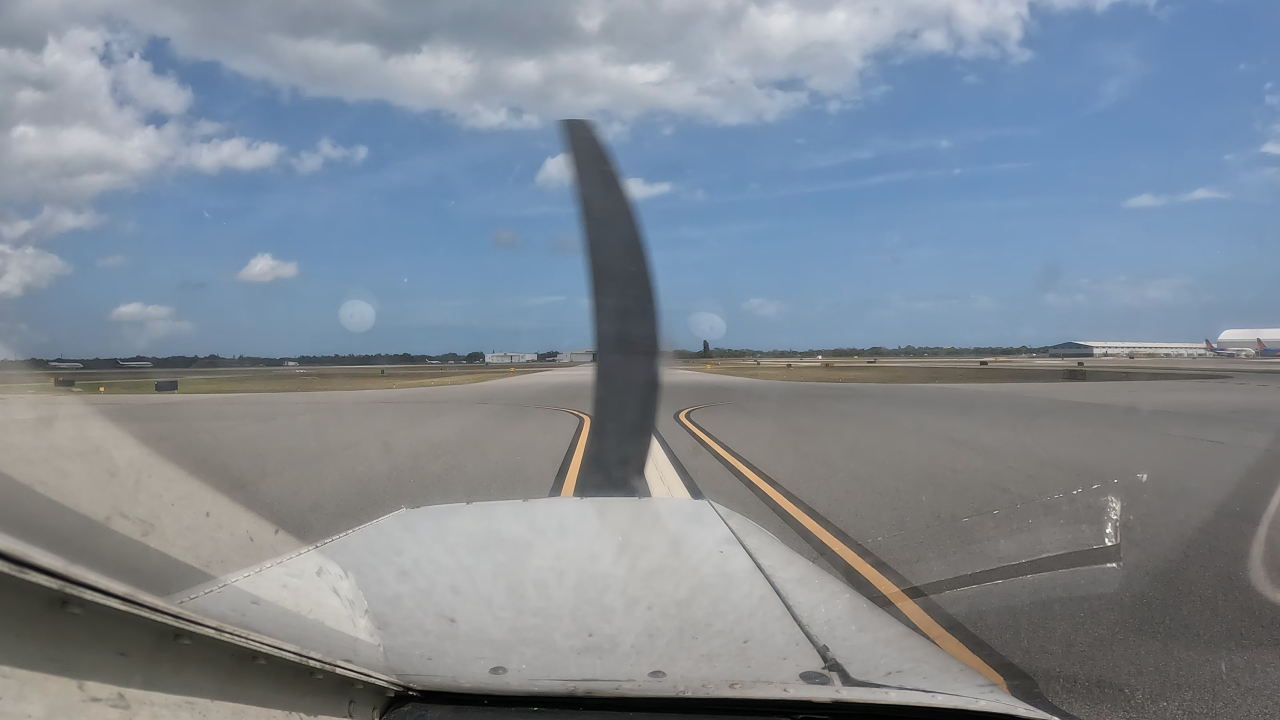
#> input picture outputs/vidd_1/large_roi/annotated/00001.jpg, 3840 x 2160 px (shown at 1/3 size)
$ python -i kmeans_roi.py   (imports and definitions only)
#> lines starting #> are read from the running program, lines starting #| are printed output that depends on the picture; after the words box and inside, x2 and y2 are one past the last pixel; in counts of white or black regions, pixels touching at a corner belong together
#> further down, picture is the input picture: shape (2160, 3840, 3); mean B, G, R 148.8, 137.9, 128.1

from pathlib import Path
import json
import time

import cv2
import numpy as np
from sklearn.cluster import MiniBatchKMeans


VIDEOS = ["vidd_1", "vidd_2", "vidd_3"]

INPUT_ROOT = Path("data/Raw_Data")
OUTPUT_DIR = Path("outputs/kmeans")
# [1 line not run here, left out]

N_CLUSTERS = 16
MAX_DIM = 960
RANDOM_STATE = 42


def detect_roi(image):
    start = time.perf_counter()

    height, width = image.shape[:2]
#> height = 2160; width = 3840

    # Resize for faster clustering
    scale = min(1.0, MAX_DIM / max(width, height))
#> scale = 0.25

    if scale < 1.0:
        small = cv2.resize(
            image,
            None,
            fx=scale,
            fy=scale,
            interpolation=cv2.INTER_AREA
        )
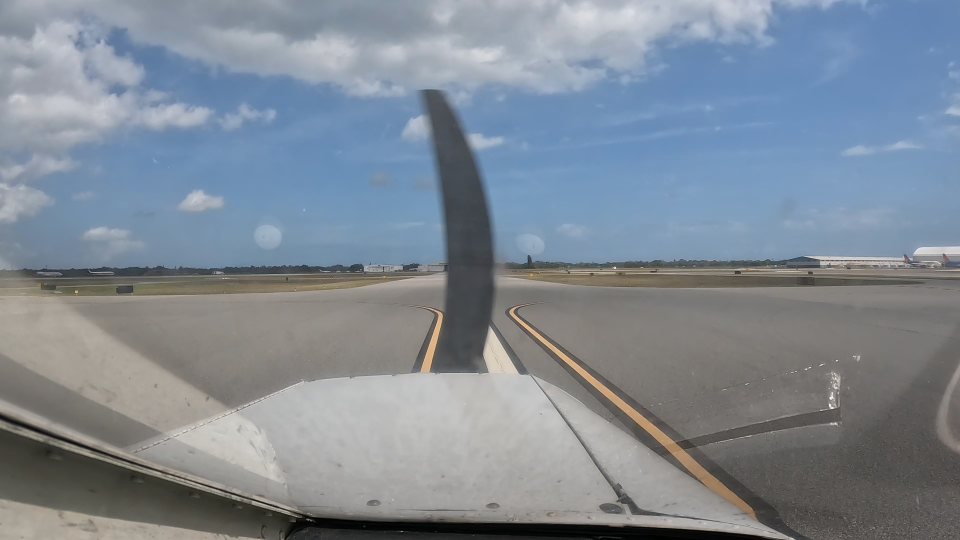
#> small: shape (540, 960, 3); mean B, G, R 148.8, 137.9, 128.1
    else:
        small = image.copy()

    h, w = small.shape[:2]
#> h = 540; w = 960

    # Convert image to LAB color space
    lab = cv2.cvtColor(small, cv2.COLOR_BGR2LAB)
#> lab: shape (540, 960, 3); mean of channels 0, 1, 2 144.9, 127.4, 121.3
    pixels = lab.reshape(-1, 3).astype(np.float32)

    # K-Means clustering
    model = MiniBatchKMeans(
        n_clusters=N_CLUSTERS,
        random_state=RANDOM_STATE,
        batch_size=4096,
        n_init=3
    )

    labels = model.fit_predict(pixels).reshape(h, w)
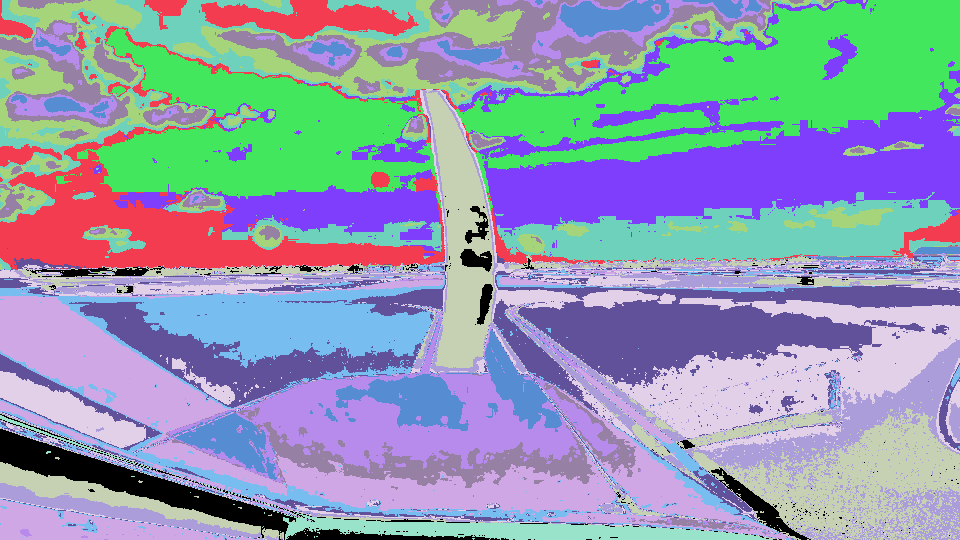
#> labels: shape (540, 960) int32; 16 distinct labels, from 0 to 15; one colour per label, 0 black

    # HSV reference for identifying yellow-like clusters
    hsv = cv2.cvtColor(small, cv2.COLOR_BGR2HSV)
#> hsv: shape (540, 960, 3); mean H, S, V 64.4, 45.2, 153.1

    yellow_reference = cv2.inRange(
        hsv,
        np.array([10, 45, 70], dtype=np.uint8),
        np.array([45, 255, 255], dtype=np.uint8)
    )
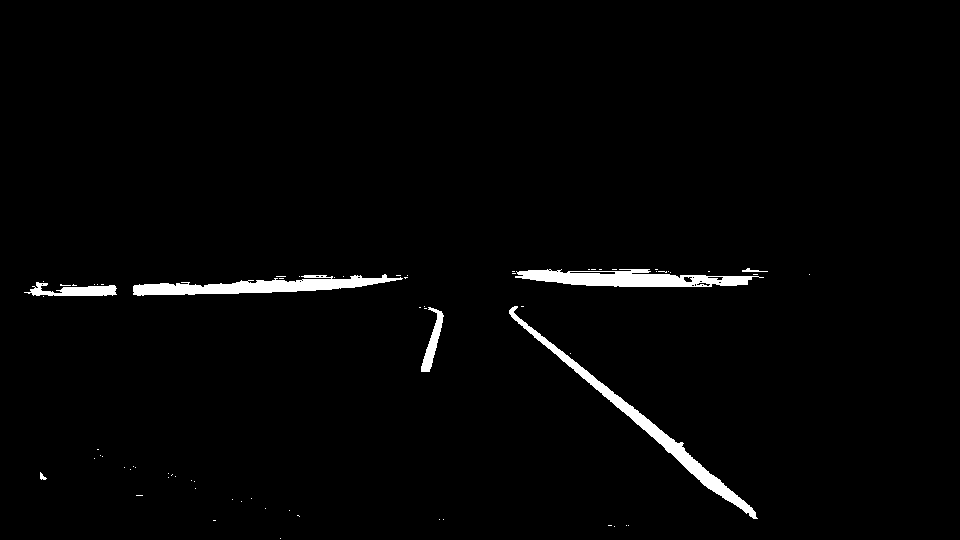
#> yellow_reference: shape (540, 960); 2% white; 71 white regions (64 under 20 px), largest, box (x1, y1, x2, y2) and area: (509, 306, 758, 519) 3029, (133, 274, 403, 296) 2803, (515, 269, 764, 287) 2769

    # Ignore upper part of image (mostly sky)
    yellow_reference[:int(h * 0.45), :] = 0

    if cv2.countNonZero(yellow_reference) < 30:
        raise ValueError("Too few yellow candidate pixels")

    # Score each cluster by its proportion of yellow pixels
    scores = []

    for cluster_id in range(N_CLUSTERS):
        cluster_mask = labels == cluster_id

        cluster_size = np.count_nonzero(cluster_mask)

        yellow_count = np.count_nonzero(
            cluster_mask & (yellow_reference > 0)
        )

        score = yellow_count / max(cluster_size, 1)
        scores.append(score)
#> this loop made 16 passes
#> (cluster_size, yellow_count, score) on passes 1 to 12: (13074, 50, 0.00382), (31577, 0, 0), (40494, 974, 0.0241), (36070, 412, 0.0114), (39058, 2937, 0.0752), (6497, 0, 0), (16340, 101, 0.00618), (51362, 0, 0), (27343, 881, 0.0322), (28643, 0, 0), (26674, 2621, 0.0983), (23190, 0, 0)
#> pass 1, in detect_roi, `cluster_mask = labels == cluster_id`:
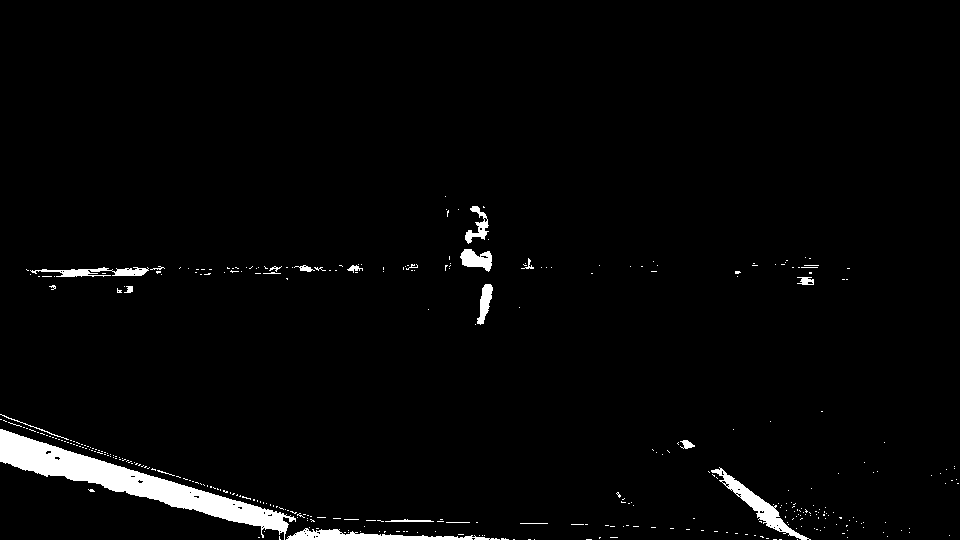
#> cluster_mask: shape (540, 960) bool; 2.5% white; 370 white regions (347 under 20 px), largest, box (x1, y1, x2, y2) and area: (0, 429, 296, 540) 7197, (711, 467, 811, 540) 1215, (286, 528, 500, 540) 1157
#> pass 3, in detect_roi, `cluster_mask = labels == cluster_id`:
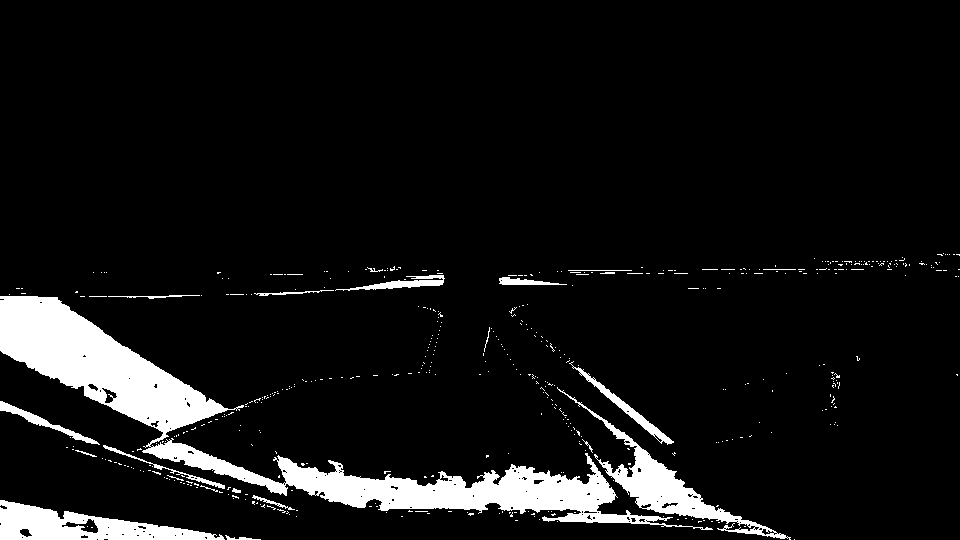
#> cluster_mask: shape (540, 960) bool; 7.8% white; 494 white regions (472 under 20 px), largest, box (x1, y1, x2, y2) and area: (0, 296, 713, 530) 26626, (557, 387, 791, 540) 4498, (0, 500, 225, 540) 4446
#> after the loop:
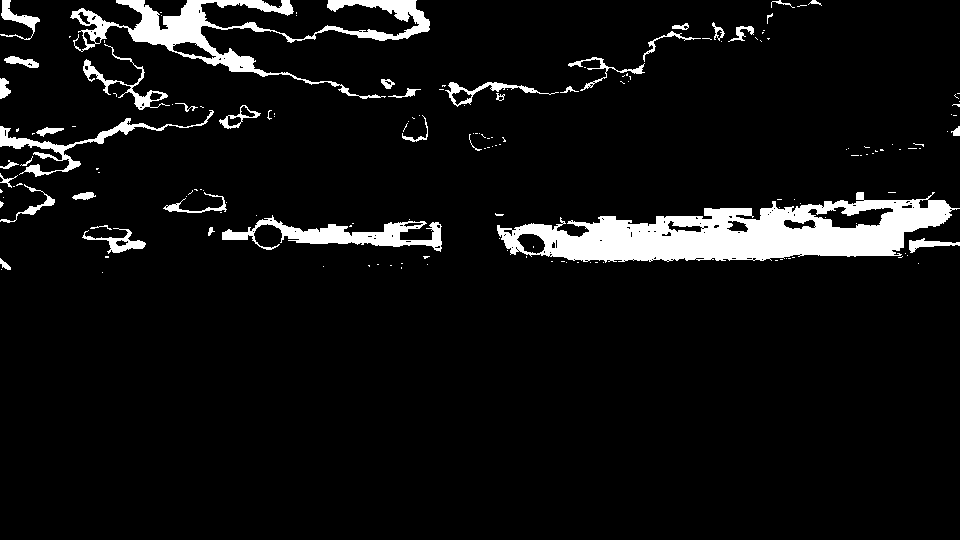
#> cluster_mask: shape (540, 960) bool; 6.7% white; 165 white regions (127 under 20 px), largest, box (x1, y1, x2, y2) and area: (497, 192, 960, 263) 16887, (70, 0, 430, 99) 7212, (222, 215, 442, 252) 2871
#> after the loop, scores = [0.00382, 0, 0.0241, 0.0114, 0.0752, 0, 0.00618, 0, 0.0322, 0, 0.0983, 0, 0, 0.0224, 0.0337, 0]

    yellow_cluster = int(np.argmax(scores))
#> yellow_cluster = 10

    if scores[yellow_cluster] < 0.02:
        raise ValueError(
            "No cluster sufficiently associated with yellow"
        )

    # Combine K-Means prediction with HSV reference
    mask = (labels == yellow_cluster).astype(np.uint8) * 255
#> mask: shape (540, 960); 5.1% white; 1425 white regions (1358 under 20 px), largest, box (x1, y1, x2, y2) and area: (684, 339, 960, 482) 7625, (0, 483, 263, 539) 2756, (884, 487, 960, 540) 1920

    mask = cv2.bitwise_and(mask, yellow_reference)
#> mask: shape (540, 960); 0.51% white; 213 white regions (200 under 20 px), largest, box (x1, y1, x2, y2) and area: (620, 271, 752, 287) 984, (56, 286, 116, 295) 330, (289, 278, 385, 285) 262

    print(
        f"Selected cluster: {yellow_cluster}, "
        f"yellow proportion: {scores[yellow_cluster]:.3f}, "
        f"candidate pixels: {cv2.countNonZero(mask)}"
    )
#| Selected cluster: 10, yellow proportion: 0.098, candidate pixels: 2621

    # Remove isolated noise
    kernel = np.ones((3, 3), np.uint8)

    mask = cv2.morphologyEx(
        mask,
        cv2.MORPH_OPEN,
        kernel
    )
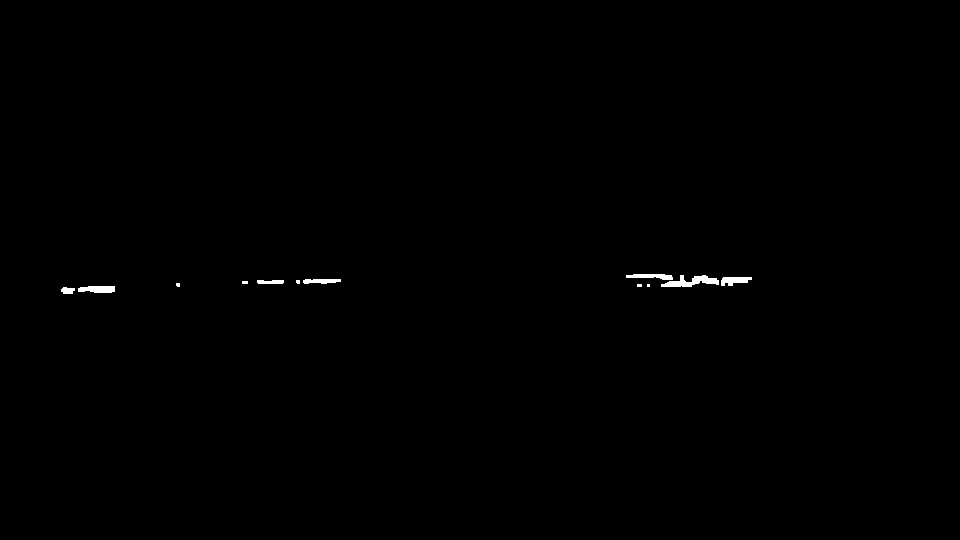
#> mask: shape (540, 960); 0.27% white; 12 white regions (5 under 20 px), largest, box (x1, y1, x2, y2) and area: (661, 275, 719, 287) 371, (78, 286, 115, 293) 223, (721, 277, 752, 286) 197

    # Extract yellow candidate coordinates
    ys, xs = np.where(mask > 0)
#> ys = 1385 values from 274 to 293; xs = 1385 values, max 751 at index 241, min 61 at index 1201, mean 473.9

    if len(xs) < 100:
        raise ValueError(
            "Not enough yellow pixels after filtering"
        )

    # Robust bounding region
    xmin = float(np.percentile(xs, 5))
#> xmin = 72
    xmax = float(np.percentile(xs, 95))
#> xmax = 738
    ymin = float(np.percentile(ys, 5))
#> ymin = 275
    ymax = float(np.percentile(ys, 95))
#> ymax = 291

    # Expand to include surrounding pavement
    margin_x = 0.12 * (xmax - xmin)
#> margin_x = 79.92
    margin_y = 0.20 * (ymax - ymin)
#> margin_y = 3.2

    xmin = max(0, xmin - margin_x)
#> xmin = 0
    xmax = min(w - 1, xmax + margin_x)
#> xmax = 817.9
    ymin = max(0, ymin - margin_y)
#> ymin = 271.8
    ymax = min(h - 1, ymax + margin_y)
#> ymax = 294.2

    if xmax - xmin < w * 0.08:
        raise ValueError("Detected region too narrow")

    # Expand short regions to a minimum height
    min_height = h * 0.20
#> min_height = 108

    if ymax - ymin < min_height:
        center_y = (ymin + ymax) / 2
#> center_y = 283

        ymin = max(int(h * 0.45), center_y - min_height / 2)
#> ymin = 243
        ymax = min(h - 1, ymin + min_height)
#> ymax = 351

    # Convert bounding box to trapezoid
    inset = 0.15 * (xmax - xmin)
#> inset = 122.7

    points_small = np.array([
        [xmin, ymax],           # Bottom-left
        [xmin + inset, ymin],   # Top-left
        [xmax - inset, ymin],   # Top-right
        [xmax, ymax]            # Bottom-right
    ], dtype=np.float32)
#> points_small = [[0, 351], [122.7, 243], [695.2, 243], [817.9, 351]]

    # Convert coordinates back to original resolution
    points = points_small / scale
#> points = [[0, 1404], [490.8, 972], [2780.9, 972], [3271.7, 1404]]

    elapsed = time.perf_counter() - start

    return points, mask, elapsed


# [143 lines left out: function main, not called in this run]


# [2 lines not run here, left out]

>>> import cv2
>>> picture = cv2.imread('../outputs/vidd_1/large_roi/annotated/00001.jpg')
>>> result = detect_roi(picture)

$ run again, on outputs/vidd_1/medium_roi/annotated/00006.jpg
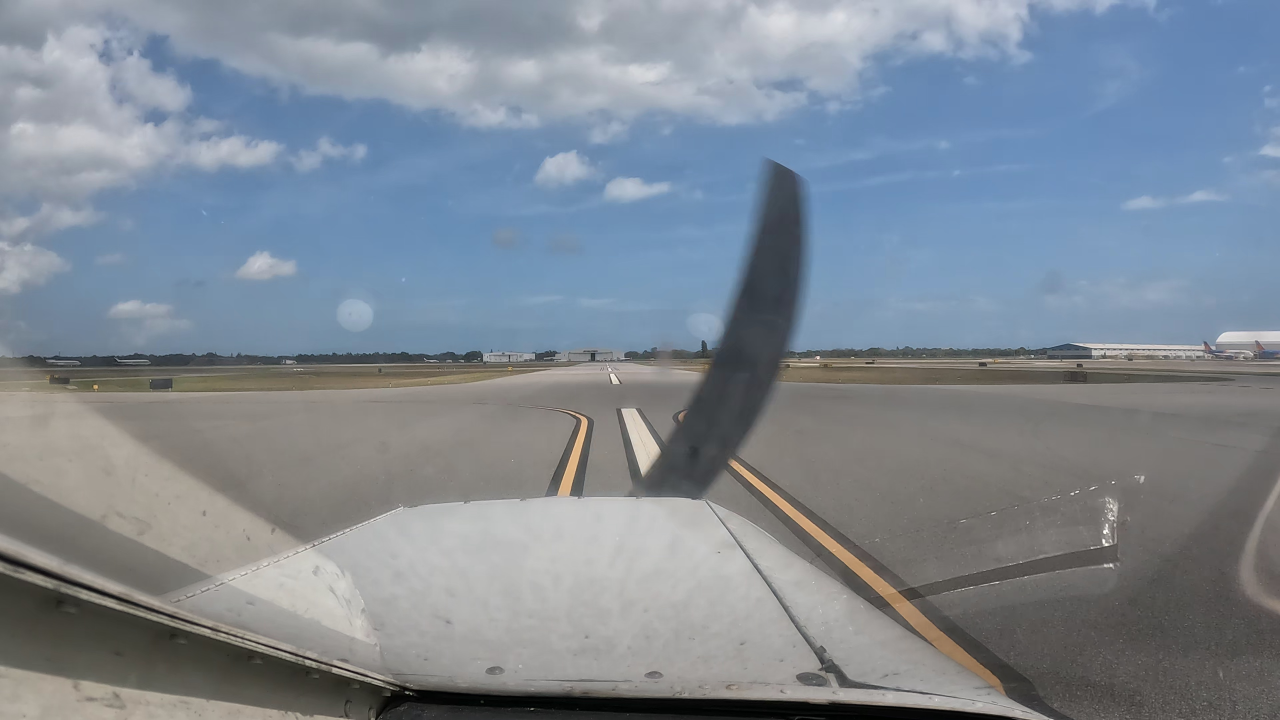
#> input picture outputs/vidd_1/medium_roi/annotated/00006.jpg, 3840 x 2160 px (shown at 1/3 size)
#> picture is the input picture: shape (2160, 3840, 3); mean B, G, R 147.9, 137, 127.2
#> lab: shape (540, 960, 3); mean of channels 0, 1, 2 144, 127.5, 121.3
#> labels: shape (540, 960) int32; 16 distinct labels, from 0 to 15
#> hsv: shape (540, 960, 3); mean H, S, V 64.2, 45.4, 152.2
#> yellow_reference: shape (540, 960); 1.8% white; 84 white regions (74 under 20 px), largest, box (x1, y1, x2, y2) and area: (128, 274, 409, 294) 2886, (546, 344, 754, 521) 2739, (585, 269, 764, 288) 2106
#> the loop in detect_roi, `for cluster_id in range(N_CLUSTERS):` made 16 passes
#> (cluster_size, yellow_count, score) on passes 1 to 8: (72920, 0, 0), (23824, 2942, 0.123), (33223, 94, 0.00283), (35589, 0, 0), (5627, 0, 0), (41687, 1361, 0.0326), (35695, 1058, 0.0296), (32902, 740, 0.0225)
#> after the loop in detect_roi, `for cluster_id in range(N_CLUSTERS):`:
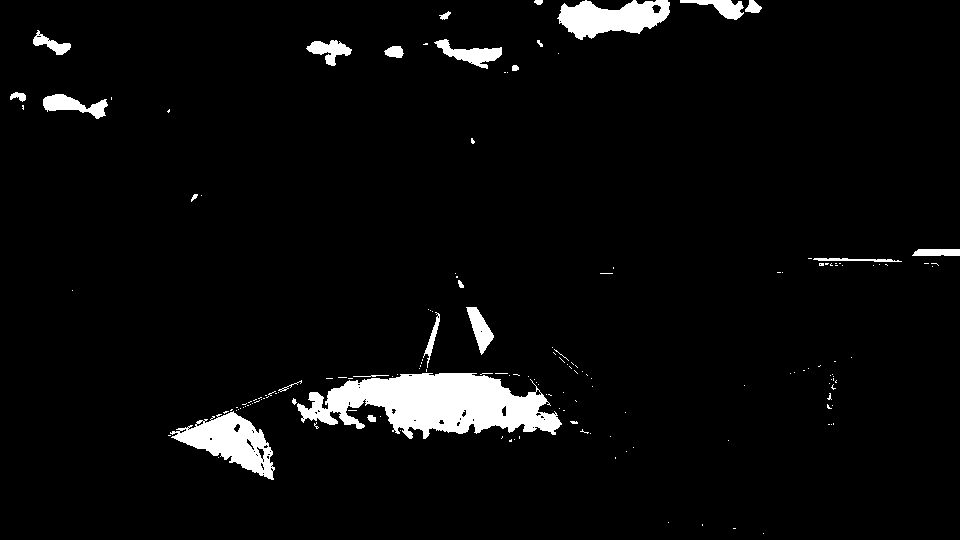
#> cluster_mask: shape (540, 960) bool; 4.3% white; 163 white regions (138 under 20 px), largest, box (x1, y1, x2, y2) and area: (297, 373, 562, 439) 10425, (170, 411, 275, 480) 3301, (557, 0, 670, 40) 2840
#> after the loop in detect_roi, `for cluster_id in range(N_CLUSTERS):`: scores = [0, 0.123, 0.00283, 0, 0, 0.0326, 0.0296, 0.0225, 0, 0, 0.0116, 0.0319, 0.0426, 0, 0, 0.0132]
#> yellow_cluster = 1
#| Selected cluster: 1, yellow proportion: 0.123, candidate pixels: 2942
#> in detect_roi, `mask = cv2.morphologyEx( mask, cv2.MORPH_OPEN, kernel )`:
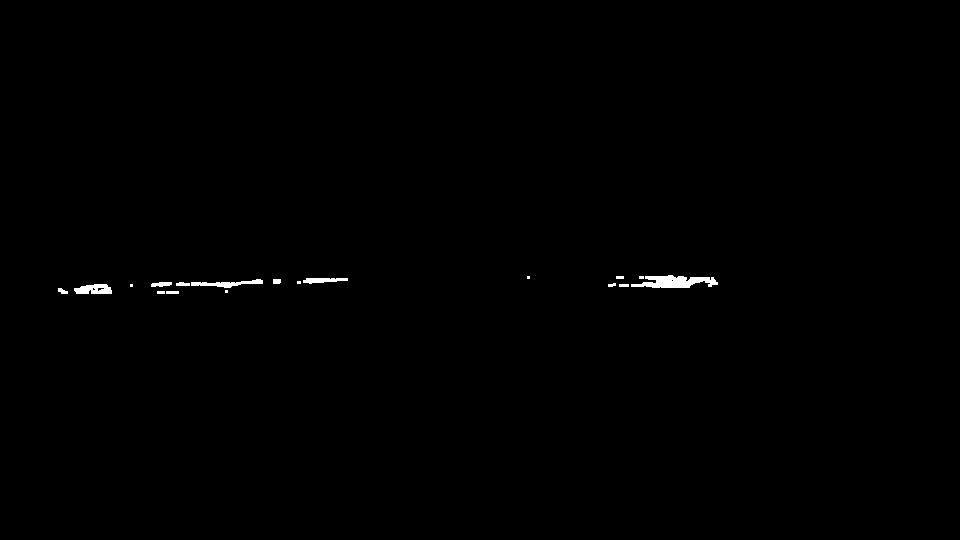
#> mask: shape (540, 960); 0.36% white; 18 white regions (5 under 20 px), largest, box (x1, y1, x2, y2) and area: (631, 275, 718, 288) 710, (74, 284, 112, 294) 294, (191, 279, 263, 288) 287
#> ys = 1879 values from 275 to 293; xs = 1879 values, max 717 at index 799, min 58 at index 1566, mean 397.2
#> in detect_roi, `xmin = float(np.percentile(xs, 5))`: xmin = 82.9
#> in detect_roi, `xmax = float(np.percentile(xs, 95))`: xmax = 702.1
#> in detect_roi, `ymin = float(np.percentile(ys, 5))`: ymin = 277
#> in detect_roi, `ymax = float(np.percentile(ys, 95))`: ymax = 292
#> margin_x = 74.3
#> margin_y = 3
#> in detect_roi, `xmin = max(0, xmin - margin_x)`: xmin = 8.6
#> in detect_roi, `xmax = min(w - 1, xmax + margin_x)`: xmax = 776.4
#> in detect_roi, `ymin = max(0, ymin - margin_y)`: ymin = 274
#> in detect_roi, `ymax = min(h - 1, ymax + margin_y)`: ymax = 295
#> center_y = 284.5
#> in detect_roi, `ymin = max(int(h * 0.45), center_y - min_height / 2)`: ymin = 243
#> in detect_roi, `ymax = min(h - 1, ymin + min_height)`: ymax = 351
#> inset = 115.2
#> points_small = [[8.6, 351], [123.8, 243], [661.2, 243], [776.4, 351]]
#> points = [[34.38, 1404], [495.1, 972], [2644.9, 972], [3105.6, 1404]]
